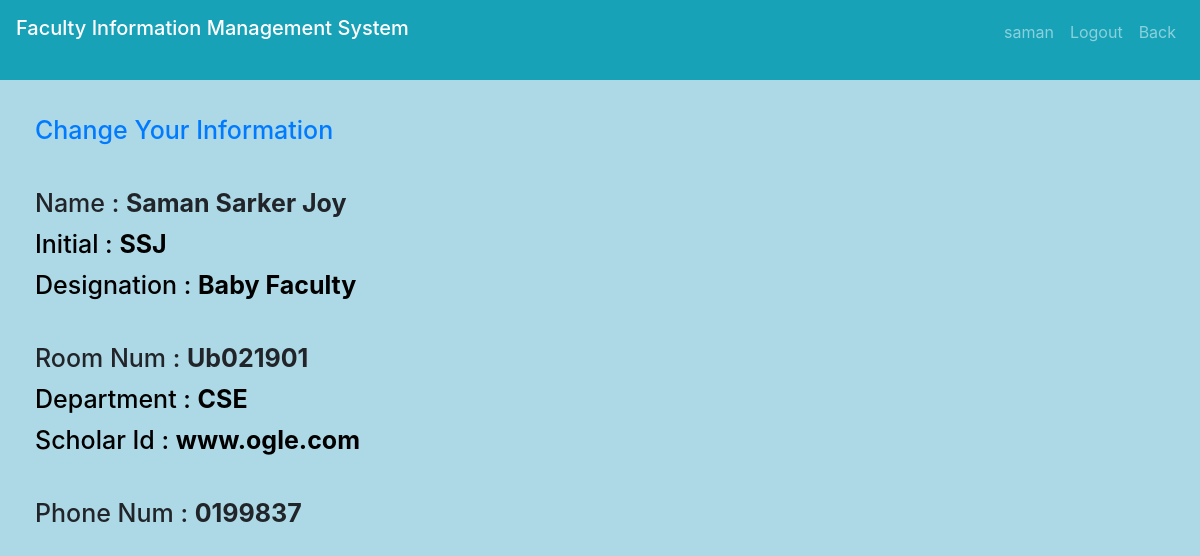
Screenshot of /infoFaculty.php (signed in) with the database file from the repository.
### tables this page shows
CREATE TABLE `faculty_information` (
  `id` varchar(244) NOT NULL,
  `name` varchar(244) NOT NULL,
  `initial` varchar(244) NOT NULL,
  `des` varchar(244) NOT NULL,
  `room` varchar(244) NOT NULL,
  `dep` varchar(244) NOT NULL,
  `scholar` varchar(244) NOT NULL,
  `phone` varchar(244) NOT NULL
);

### infoFaculty.php (the view, shortened to what this page needs)
<?php include("header1.php"); ?>
<!DOCTYPE html>
<body>
  <body style='background-color: #ADD8E6'>
    <nav class="navbar navbar-expand-sm bg-info navbar-dark">
        <?php
        include("includes/connection.php");
        $uname = $_SESSION['FacultyLoginId'];
        $sql = "select * from faculty_information where id ='$uname'";
        $records = mysqli_query($connect, $sql) or die(mysqli_error($connect));
        $user_data = mysqli_fetch_array($records);
        ?>
        <?php
        $userName = $user_data[1];
        $userInitial = $user_data[2];
        $userDes = $user_data[3];
        $userRoom = $user_data[4];
        $userDep = $user_data[5];
        $userScholar = $user_data[6];
        $userPhone = $user_data[7];
        ?>
    </nav>
    <h3 style="text-align:left;padding-left:35px;padding-top:35px;color: black#A9A9A9;font-size:25px;"><a href='changeMyFacultyInfo.php'>Change Your Information</a></h3>
    <h3 style="text-align:left;padding-left:35px;padding-top:35px;color: black#A9A9A9;font-size:25px;">Name : <?php echo "<b>" . $userName . "</b>" ?></h3>
    <h3 style="text-align:left;padding-left:35px;padding-top:3px;color: black;font-size:25px;">Initial : <?php echo "<b>" .  $userInitial . "</b>" ?></h3>
    <h3 style="text-align:left;padding-left:35px;padding-top:3px;color: black;font-size:25px;">Designation : <?php echo "<b>" . $userDes . "</b>" ?></h3>
    <h3 style="text-align:left;padding-left:35px;padding-top:35px;color: black#A9A9A9;font-size:25px;">Room Num : <?php echo "<b>" . $userRoom . "</b>" ?></h3>
    <h3 style="text-align:left;padding-left:35px;padding-top:3px;color: black;font-size:25px;">Department : <?php echo "<b>" .  $userDep . "</b>" ?></h3>
    <h3 style="text-align:left;padding-left:35px;padding-top:3px;color: black;font-size:25px;">Scholar Id : <?php echo "<b>" . $userScholar . "</b>" ?></h3>
    <h3 style="text-align:left;padding-left:35px;padding-top:35px;color: black#A9A9A9;font-size:25px;">Phone Num : <?php echo "<b>" . $userPhone . "</b>" ?></h3>
  </body>
</html>

### rows the page displays
faculty_information: name "Saman Sarker Joy", initial "SSJ", des "Baby Faculty", room "Ub021901", dep "CSE", scholar "www.ogle.com", phone "0199837"

### other values shown
$_SESSION['FacultyLoginId'] "saman"
